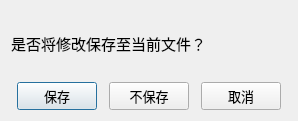
<?xml version="1.0" encoding="UTF-8"?>
<ui version="4.0">
 <class>SaveDlg</class>
 <widget class="QDialog" name="SaveDlg">
  <property name="geometry">
   <rect>
    <x>0</x>
    <y>0</y>
    <width>298</width>
    <height>121</height>
   </rect>
  </property>
  <property name="windowTitle">
   <string>Dialog</string>
  </property>
  <layout class="QVBoxLayout" name="verticalLayout">
   <item>
    <widget class="QLabel" name="label">
     <property name="font">
      <font>
       <family>微软雅黑</family>
       <pointsize>11</pointsize>
      </font>
     </property>
     <property name="text">
      <string>是否将修改保存至当前文件？</string>
     </property>
    </widget>
   </item>
   <item>
    <layout class="QHBoxLayout" name="horizontalLayout">
     <item>
      <spacer name="horizontalSpacer">
       <property name="orientation">
        <enum>Qt::Horizontal</enum>
       </property>
       <property name="sizeHint" stdset="0">
        <size>
         <width>40</width>
         <height>20</height>
        </size>
       </property>
      </spacer>
     </item>
     <item>
      <widget class="QPushButton" name="pushButtonSave">
       <property name="font">
        <font>
         <family>微软雅黑</family>
         <pointsize>10</pointsize>
        </font>
       </property>
       <property name="text">
        <string>保存</string>
       </property>
      </widget>
     </item>
     <item>
      <spacer name="horizontalSpacer_3">
       <property name="orientation">
        <enum>Qt::Horizontal</enum>
       </property>
       <property name="sizeHint" stdset="0">
        <size>
         <width>40</width>
         <height>20</height>
        </size>
       </property>
      </spacer>
     </item>
     <item>
      <widget class="QPushButton" name="pushButtonNotSave">
       <property name="font">
        <font>
         <family>微软雅黑</family>
         <pointsize>10</pointsize>
        </font>
       </property>
       <property name="text">
        <string>不保存</string>
       </property>
      </widget>
     </item>
     <item>
      <spacer name="horizontalSpacer_4">
       <property name="orientation">
        <enum>Qt::Horizontal</enum>
       </property>
       <property name="sizeHint" stdset="0">
        <size>
         <width>40</width>
         <height>20</height>
        </size>
       </property>
      </spacer>
     </item>
     <item>
      <widget class="QPushButton" name="pushButtonCancel">
       <property name="font">
        <font>
         <family>微软雅黑</family>
         <pointsize>10</pointsize>
        </font>
       </property>
       <property name="text">
        <string>取消</string>
       </property>
      </widget>
     </item>
     <item>
      <spacer name="horizontalSpacer_2">
       <property name="orientation">
        <enum>Qt::Horizontal</enum>
       </property>
       <property name="sizeHint" stdset="0">
        <size>
         <width>40</width>
         <height>20</height>
        </size>
       </property>
      </spacer>
     </item>
    </layout>
   </item>
  </layout>
 </widget>
 <resources/>
 <connections/>
</ui>
